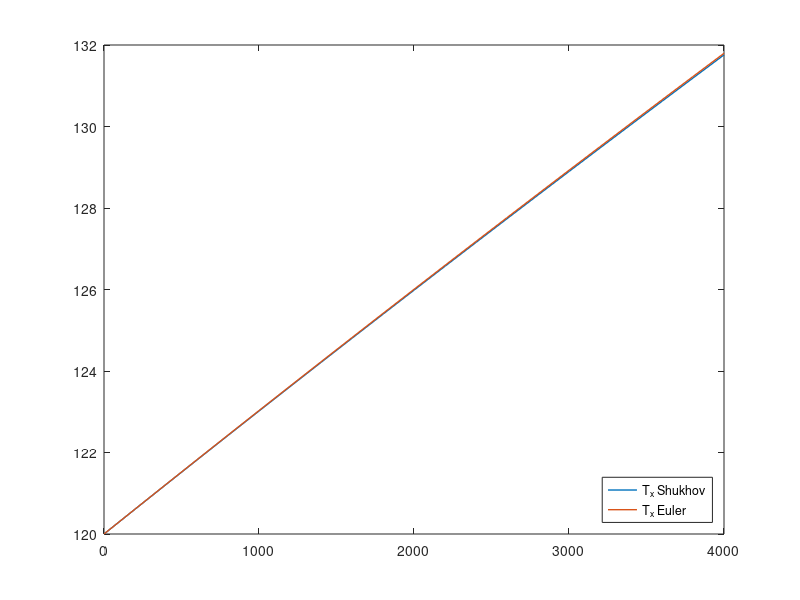

This chart was generated by the following MATLAB code:
function ThermalCalc()
clc;
close all;
pipe = GetPipe();

x = 0:200:pipe.L;

% Основной расчет
Tx = CalcShukhov2(120, 291, 35, x, pipe);
Tx2 = CalcEuler(120, 291, 35, x, pipe);

plot (x,Tx, 'LineWidth', 1); 
hold on
plot (x,Tx2, 'LineWidth', 1);
hold on
legend('T_x Shukhov', 'T_x Euler','Location','southeast')
hold off
end

function lambdatr = lambda_altshul(Re, Eps)

lambdatr=0.11*(Eps+68/Re)^(1/4);

end

function Tx =CalcEuler(Tfluid_in, Touter, G, x, pipe)

S = pi * pipe.din^2 / 4;
v=G/(pipe.density*S);
Eps=0.015/pipe.din;

Re=v*pipe.din/pipe.Ny;
lambdatr=lambda_altshul(Re, Eps);

Tx(1)=Tfluid_in;
n=length(x);

for i=1:n-1
    t = Tx(i);
    q = pipe.k * (t-Touter);
    f=(-(4*q)/(pipe.din*pipe.density*pipe.c*v))+((lambdatr*v)/(2*pipe.din*pipe.c));
    dx = x(i+1) - x(i);

    Tx(i+1)=t+dx*f;
  
end
end

% Выполнить расчет по формуле Шухова (без трения)
function Tx = CalcShukhov(Tfluid_in, Touter, G, x, pipe)

a=(pipe.k*pi*pipe.douter*pipe.L)/(G*pipe.c);
Tx=Touter+(Tfluid_in-Touter)*exp(-a*x/pipe.L);

end

%По Лурье с учетом трения
function Tx = CalcShukhov2(Tfluid_in, Touter, G, x, pipe)

S = pi * pipe.din^2 / 4;
v=G/(pipe.density*S);
Eps=0.015/pipe.din;

Re=v*pipe.din/pipe.Ny;
lambdatr=lambda_altshul(Re, Eps);
u=(lambdatr*pipe.density*v^3)/(8*pipe.k);
a=(pi*pipe.k*pipe.din)/(G*pipe.c);

Tx=Touter+u+(Tfluid_in-Touter-u)*exp(-a*x);


end

% Сформировать параметры трубы
function pipe = GetPipe()
pipe.diz=0.616; % внешний диаметр изоляции
pipe.L=4000; % длина

pipe.c=2483; % теплоемкость
pipe.din=0.498; % внутренний диаметр
pipe.douter=0.508; % внешний диаметр

pipe.lambda=0.00499; % коэффициент теплопроводности

pipe.k=(2*pipe.lambda)/(pipe.douter*log(pipe.douter/pipe.din)); % коэффициент теплопередачи

pipe.density = 419; % плотность спг
pipe.Eta=0.00002;% динамическая вязкость
pipe.Ny=pipe.Eta/pipe.density; %кинематическая вязкость

end